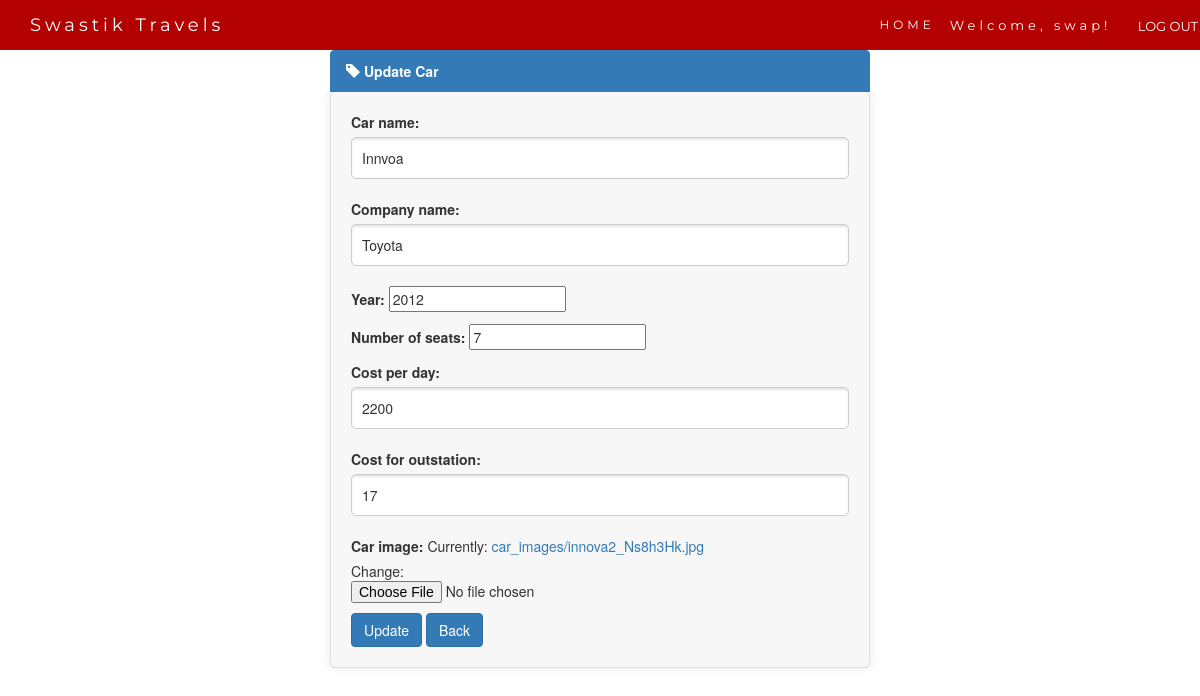
The app's page /car-update/3/ (signed in) with its own data.
### ST_App/models.py (models this page shows, shortened)
class Car(models.Model):
    car_name = models.CharField(max_length=50)
    company_name = models.CharField(max_length=50)
    year = models.IntegerField()
    number_of_seats = models.IntegerField()
    cost_per_day = models.CharField(max_length=10)
    cost_for_outstation = models.CharField(max_length=10, null=True)
    car_image = models.ImageField(upload_to='car_images/')  # Define the upload_to path as per your needs

### ST_App/views.py (the view)
# urls.py: path('car-update/<int:pk>/', views.CarUpdateView.as_view(), name='car_update'),
class CarUpdateView(LoginRequiredMixin, UpdateView):
    model = Car
    template_name = 'car_update.html'
    context_object_name = 'car'
    form_class = CarForm
    success_url = reverse_lazy('admin_carlist')

### ST_App/forms.py
class CarForm(forms.ModelForm):
    class Meta:
        model = Car
        fields = '__all__'

### ST_App/templates/car_update.html (shortened to what this page needs)
{% extends 'base.html' %}
{% block nav %}
<ul class="nav navbar-nav navbar-right">
    <li><a href="{% url 'home' %}">HOME</a></li>
    <li>{% if user.is_authenticated %}
        <p id="log" style="color: white;top:16px">Welcome, {{ user.username }}!</p></li>
        <li><form method="post" action="{% url 'logout' %}">
            &nbsp;&nbsp;<button id="log2" style="background:transparent;color:white;" type="submit">LOG OUT</button>
        </form></li><li>
    {% else %}
        <a id="log3" href="{% url 'login' %}" style="color: white;">LOGIN</a>
    {% endif %}</li>
  </ul>
{% endblock %}
{% block body %}
<div class="container" style="margin-top: 50px;">
    <div class ='col-sm-6 col-sm-offset-3'>
        <p class="list-group-item active">
        <strong><span class="glyphicon glyphicon-tag"></span> Update Car</strong>
        </p>
        <div class="form-outline mb-4" >
        <form method="post" id="form1">
            {{ form.as_p }}
            <button type="submit" class="btn btn-primary">Update</button>
            <a href="{% url 'admin_carlist' %}"><button type="button" class="btn btn-primary">Back</button></a>
        </form>
    </div>
    </div>
</div>
{% endblock %}

### records on screen
Car: car_name "Innvoa", company_name "Toyota", year "2012", number_of_seats "7", cost_per_day "2200", cost_for_outstation "17"

### other values on screen
{{ user.username }} "swap"
